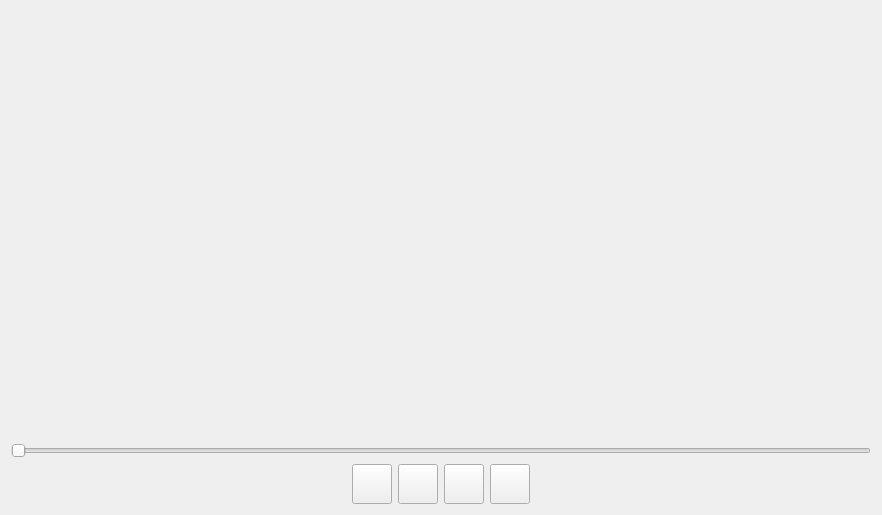
<?xml version="1.0" encoding="UTF-8"?>
<ui version="4.0">
 <class>play_window</class>
 <widget class="QWidget" name="play_window">
  <property name="geometry">
   <rect>
    <x>0</x>
    <y>0</y>
    <width>882</width>
    <height>515</height>
   </rect>
  </property>
  <property name="windowTitle">
   <string>Form</string>
  </property>
  <layout class="QHBoxLayout" name="horizontalLayout_2">
   <item>
    <layout class="QVBoxLayout" name="verticalLayout" stretch="9,1,1">
     <item>
      <spacer name="verticalSpacer">
       <property name="orientation">
        <enum>Qt::Vertical</enum>
       </property>
       <property name="sizeHint" stdset="0">
        <size>
         <width>20</width>
         <height>40</height>
        </size>
       </property>
      </spacer>
     </item>
     <item>
      <widget class="QSlider" name="horizontalSlider">
       <property name="orientation">
        <enum>Qt::Horizontal</enum>
       </property>
      </widget>
     </item>
     <item>
      <layout class="QHBoxLayout" name="horizontalLayout" stretch="1,0,0,0,0,1">
       <item>
        <spacer name="horizontalSpacer">
         <property name="orientation">
          <enum>Qt::Horizontal</enum>
         </property>
         <property name="sizeHint" stdset="0">
          <size>
           <width>40</width>
           <height>20</height>
          </size>
         </property>
        </spacer>
       </item>
       <item>
        <widget class="QPushButton" name="pushButton_2">
         <property name="sizePolicy">
          <sizepolicy hsizetype="Minimum" vsizetype="Fixed">
           <horstretch>0</horstretch>
           <verstretch>0</verstretch>
          </sizepolicy>
         </property>
         <property name="minimumSize">
          <size>
           <width>0</width>
           <height>40</height>
          </size>
         </property>
         <property name="text">
          <string/>
         </property>
        </widget>
       </item>
       <item>
        <widget class="QPushButton" name="pushButton">
         <property name="minimumSize">
          <size>
           <width>0</width>
           <height>40</height>
          </size>
         </property>
         <property name="text">
          <string/>
         </property>
        </widget>
       </item>
       <item>
        <widget class="QPushButton" name="pushButton_4">
         <property name="minimumSize">
          <size>
           <width>0</width>
           <height>40</height>
          </size>
         </property>
         <property name="text">
          <string/>
         </property>
        </widget>
       </item>
       <item>
        <widget class="QPushButton" name="pushButton_3">
         <property name="minimumSize">
          <size>
           <width>0</width>
           <height>40</height>
          </size>
         </property>
         <property name="text">
          <string/>
         </property>
         <property name="iconSize">
          <size>
           <width>16</width>
           <height>16</height>
          </size>
         </property>
        </widget>
       </item>
       <item>
        <spacer name="horizontalSpacer_2">
         <property name="orientation">
          <enum>Qt::Horizontal</enum>
         </property>
         <property name="sizeHint" stdset="0">
          <size>
           <width>40</width>
           <height>20</height>
          </size>
         </property>
        </spacer>
       </item>
      </layout>
     </item>
    </layout>
   </item>
  </layout>
 </widget>
 <resources/>
 <connections/>
</ui>
